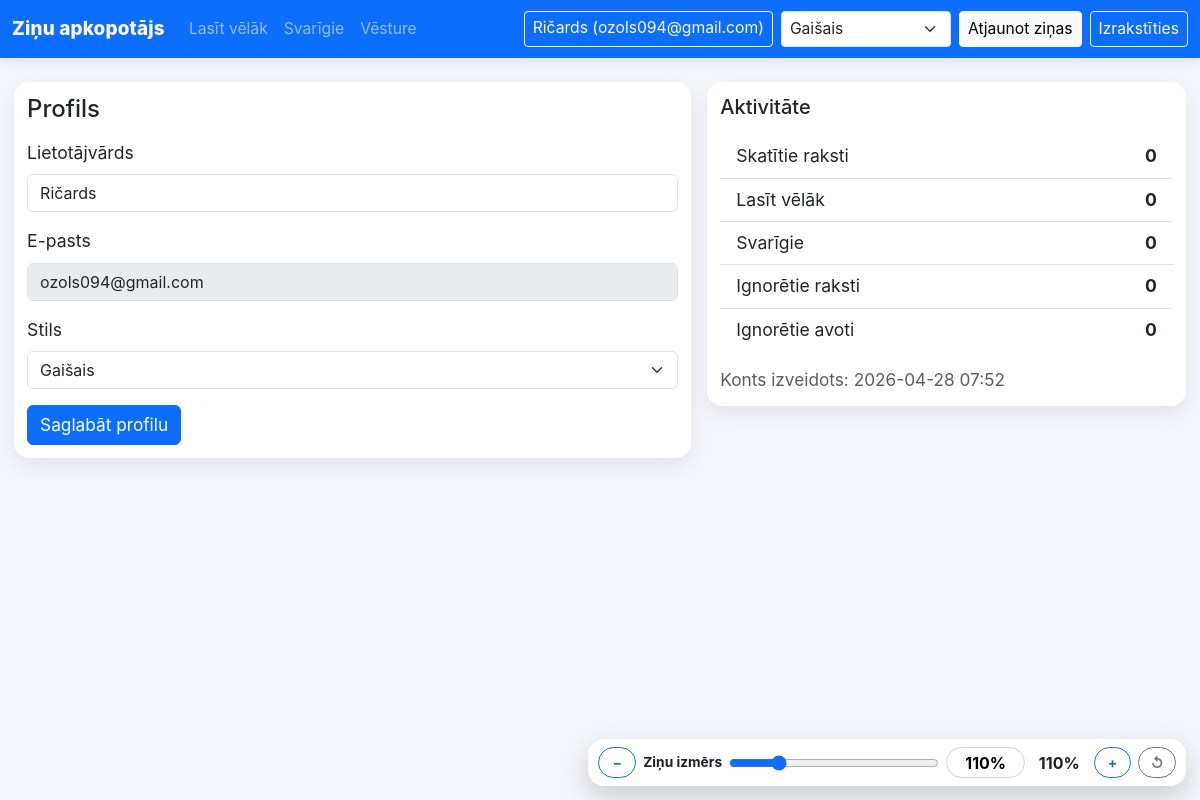
Screenshot of /profile (signed in) with the database file from the repository.
### tables this page shows
CREATE TABLE users (
                id INTEGER PRIMARY KEY AUTOINCREMENT,
                email TEXT UNIQUE NOT NULL,
                display_name TEXT NOT NULL UNIQUE COLLATE NOCASE,
                created_at TEXT NOT NULL,
                preferred_theme TEXT NOT NULL DEFAULT 'light'
            );

### app.py (the view, shortened to what this page needs)
@app.route("/profile", methods=["GET", "POST"])
@login_required
def profile() -> str:
    user_id = current_user_id()
    allowed_themes = {"light", "dark", "barbie", "rave", "vacation", "shakespeare"}
    profile_row = get_user_profile_data(user_id)
    stats = get_user_stats(user_id)
    return render_template("profile.html", profile=profile_row, stats=stats)

### app.py (called while the page is built)
def get_db() -> sqlite3.Connection:
    conn = sqlite3.connect(DB_PATH)
    conn.row_factory = sqlite3.Row
    return conn

def is_display_name_available(display_name: str, exclude_email: str | None = None) -> bool:
    cleaned = " ".join(display_name.strip().split())
    if not cleaned:
        return False
    with get_db() as conn:
        if exclude_email:
            row = conn.execute(
                "SELECT id FROM users WHERE LOWER(display_name) = LOWER(?) AND email != ?",
                (cleaned, exclude_email.strip().lower()),
            ).fetchone()
        else:
            row = conn.execute("SELECT id FROM users WHERE LOWER(display_name) = LOWER(?)", (cleaned,)).fetchone()
    return row is None

def get_or_create_user(email: str, display_name: str) -> int:
    email = email.strip().lower()
    display_name = " ".join(display_name.strip().split())
    with get_db() as conn:
        existing = conn.execute("SELECT id, preferred_theme FROM users WHERE email = ?", (email,)).fetchone()
        if existing:
            if is_display_name_available(display_name, exclude_email=email):
                conn.execute("UPDATE users SET display_name = ? WHERE id = ?", (display_name, existing["id"]))
            return int(existing["id"])
        cursor = conn.execute(
            "INSERT INTO users (email, display_name, created_at, preferred_theme) VALUES (?, ?, ?, ?)",
            (email, display_name, datetime.now(timezone.utc).isoformat(), "light"),
        )
        return int(cursor.lastrowid)

def current_user_id() -> int:
    email = session.get("user_email")
    display_name = session.get("display_name")
    if not email or not display_name:
        raise PermissionError("Lietotājs nav ielogojies")
    return get_or_create_user(email, display_name)

def login_required(view):
    @wraps(view)
    def wrapped(*args, **kwargs):
        if "user_email" not in session:
            flash("Lūdzu, pieslēdzies, lai turpinātu.", "warning")
            return redirect(url_for("login"))
        return view(*args, **kwargs)
    return wrapped

def csrf_token() -> str:
    token = session.get("csrf_token")
    if not token:
        token = secrets.token_urlsafe(32)
        session["csrf_token"] = token
    return token

### templates/profile.html (shortened to what this page needs)
{% extends "base.html" %}
{% block content %}
<div class="row g-3">
    <div class="col-lg-7">
        <div class="card article-card">
            <div class="card-body">
                <h4 class="mb-3">Profils</h4>
                <form method="post" class="row g-3">
                    <div class="col-12">
                        <label class="form-label">Lietotājvārds</label>
                        <input type="text" name="display_name" class="form-control" value="{{ profile.display_name }}" required>
                    </div>
                    <div class="col-12">
                        <label class="form-label">E-pasts</label>
                        <input type="email" class="form-control" value="{{ profile.email }}" disabled>
                    </div>
                    <div class="col-12">
                        <label class="form-label">Stils</label>
                        <select name="preferred_theme" class="form-select profile-theme-select">
                            <option value="light" {% if profile.preferred_theme == 'light' %}selected{% endif %}>Gaišais</option>
                        </select>
                    </div>
                    <div class="col-12">
                        <button class="btn btn-primary" type="submit">Saglabāt profilu</button>
                    </div>
                </form>
            </div>
        </div>
    </div>
    <div class="col-lg-5">
        <div class="card article-card">
            <div class="card-body">
                <h5 class="mb-3">Aktivitāte</h5>
                <ul class="list-group list-group-flush">
                    <li class="list-group-item d-flex justify-content-between"><span>Skatītie raksti</span><strong>{{ stats.viewed_articles }}</strong></li>
                    <li class="list-group-item d-flex justify-content-between"><span>Lasīt vēlāk</span><strong>{{ stats.saved_later }}</strong></li>
                    <li class="list-group-item d-flex justify-content-between"><span>Svarīgie</span><strong>{{ stats.saved_important }}</strong></li>
                    <li class="list-group-item d-flex justify-content-between"><span>Ignorētie raksti</span><strong>{{ stats.ignored_articles }}</strong></li>
                    <li class="list-group-item d-flex justify-content-between"><span>Ignorētie avoti</span><strong>{{ stats.ignored_sources }}</strong></li>
                </ul>
                <div class="mt-3 small text-muted">Konts izveidots: {{ profile.created_at[:16].replace('T', ' ') }}</div>
            </div>
        </div>
    </div>
</div>
{% endblock %}

### templates/base.html (shortened to what this page needs)
<!DOCTYPE html>
<html lang="lv">
<head>
    <link href="https://cdn.jsdelivr.net/npm/bootstrap@5.3.2/dist/css/bootstrap.min.css" rel="stylesheet">
    <link rel="stylesheet" href="{{ url_for('static', filename='css/styles.css') }}">
</head>
<body class="theme-{{ preferred_theme|default('light') }}" data-preferred-theme="{{ preferred_theme|default('light') }}">
<nav class="navbar navbar-expand-lg navbar-dark bg-primary">
    <div class="container-fluid">
        <a class="navbar-brand" href="{{ url_for('index') }}">Ziņu apkopotājs</a>
        <div class="collapse navbar-collapse" id="nav">
            {% if logged_in %}
                <ul class="navbar-nav me-auto">
                    <li class="nav-item"><a class="nav-link" href="{{ url_for('saved') }}">Lasīt vēlāk</a></li>
                    <li class="nav-item"><a class="nav-link" href="{{ url_for('important') }}">Svarīgie</a></li>
                    <li class="nav-item"><a class="nav-link" href="{{ url_for('history') }}">Vēsture</a></li>
                </ul>
                <div class="d-flex align-items-center gap-2">
                    <a class="btn btn-outline-light btn-sm" href="{{ url_for('profile') }}">{{ display_name }} ({{ user_email }})</a>
                    <select class="form-select form-select-sm global-theme-select" style="width: 170px;">
                        <option value="light" {% if preferred_theme == 'light' %}selected{% endif %}>Gaišais</option>
                    </select>
                    <form method="post" action="{{ url_for('refresh') }}">
                        <button class="btn btn-light btn-sm" type="submit">Atjaunot ziņas</button>
                    </form>
                    <form method="post" action="{{ url_for('logout') }}">
                        <button class="btn btn-outline-light btn-sm" type="submit">Izrakstīties</button>
                    </form>
                </div>
            {% else %}
                <ul class="navbar-nav ms-auto">
                    <li class="nav-item"><a class="nav-link" href="{{ url_for('login') }}">Ielogoties</a></li>
                    <li class="nav-item"><a class="nav-link" href="{{ url_for('register') }}">Reģistrēties</a></li>
                </ul>
            {% endif %}
        </div>
    </div>
</nav>
<main class="container py-4">
    {% block content %}{% endblock %}
</main>
<div class="news-zoom-controls" aria-label="Ziņu izmēra tālummaiņa">
    <button class="btn btn-sm btn-outline-primary" type="button" data-news-zoom="out" title="Samazināt ziņas">−</button>
    <label class="news-zoom-range-label" for="newsZoomRange">Ziņu izmērs</label>
    <input id="newsZoomRange"
           class="news-zoom-range"
           type="range"
           min="80"
           max="220"
           step="5"
           value="110"
           data-news-zoom-slider
           aria-label="Regulēt ziņu izmēru procentos">
    <input class="news-zoom-number" type="text" inputmode="numeric" value="110%" data-news-zoom-input aria-label="Ievadīt ziņu izmēru procentos, piemēram 125%">
    <span class="news-zoom-label" data-news-zoom-label>110%</span>
    <button class="btn btn-sm btn-outline-primary" type="button" data-news-zoom="in" title="Palielināt ziņas">+</button>
    <button class="btn btn-sm btn-outline-secondary" type="button" data-news-zoom="reset" title="Atiestatīt izmēru">↺</button>
</div>
</body>
</html>

### static/css/styles.css (style rules this page uses)
body { font-family: "Inter", "Segoe UI", sans-serif; background: #f4f6fb; color: #1e1e2f; min-height: 100vh; transition: background 0.25s linear, color 0.25s linear; }
.article-card { border: none; box-shadow: 0 8px 20px rgba(0, 0, 0, 0.08); border-radius: 12px; }
:root { --news-zoom: 1.15; }
main.container { max-width: min(1900px, 98vw); }
.article-card { border-radius: calc(16px * var(--news-zoom)); margin-bottom: calc(0.35rem * var(--news-zoom)); }
.article-card .card-body { padding: calc(1.2rem * var(--news-zoom)); }
.article-card .card-text, .article-card .badge, .article-card .btn { font-size: calc(1rem * var(--news-zoom)); }
.news-zoom-controls { position: fixed; right: 1rem; bottom: 1rem; z-index: 1080; display: flex; align-items: center; gap: 0.5rem; padding: 0.55rem 0.7rem; border-radius: 999px; background: rgba(255, 255, 255, 0.95); box-shadow: 0 10px 28px rgba(0, 0, 0, 0.18); }
.news-zoom-controls .btn { min-width: 2.35rem; border-radius: 999px; font-weight: 700; }
.news-zoom-label { min-width: 3.4rem; text-align: center; font-weight: 700; }
.news-zoom-range-label { font-size: 0.86rem; font-weight: 700; white-space: nowrap; }
.news-zoom-range { width: min(220px, 26vw); accent-color: #0d6efd; }
:root { --news-card-font: calc(1rem * var(--news-zoom)); --news-card-padding: calc(1.05rem * var(--news-zoom)); --news-image-height: clamp(210px, calc(245px * var(--news-zoom)), 620px); }
.article-card { overflow: hidden; }
.article-card .card-body { font-size: var(--news-card-font); }
:root { --news-zoom: 1.15; --news-gap: calc(1rem * var(--news-zoom)); --news-page-margin: calc(0.85rem * var(--news-zoom)); }
.article-card { margin-bottom: var(--news-page-margin); border-radius: calc(18px * var(--news-zoom)); }
.article-card .card-body { padding: calc(1.25rem * var(--news-zoom)); }
.article-card .card-text, .article-card .badge, .article-card .btn, .article-card .text-muted { font-size: clamp(0.92rem, calc(0.98rem * var(--news-zoom)), 1.55rem); }
.news-zoom-controls { gap: calc(0.45rem * var(--news-zoom)); padding: calc(0.5rem * var(--news-zoom)) calc(0.65rem * var(--news-zoom)); }
.news-zoom-number { width: 4.6rem; border: 1px solid #ced4da; border-radius: 999px; padding: 0.18rem 0.45rem; text-align: center; font-weight: 700; }
:root { --news-zoom: 1.10; --news-space: 0.95; }
.navbar { min-height: 58px; padding-top: 0.55rem; padding-bottom: 0.55rem; box-shadow: 0 2px 10px rgba(0, 0, 0, 0.12); }
.navbar-brand { font-size: 1.18rem; font-weight: 800; letter-spacing: 0.01em; }
.navbar .nav-link, .navbar .btn, .navbar .form-select { font-size: 0.98rem; }
.navbar .btn, .navbar .form-select { min-height: 36px; }
main.container { max-width: none !important; width: 100% !important; padding-left: clamp(10px, 1.15vw, 22px) !important; padding-right: clamp(10px, 1.15vw, 22px) !important; }
.article-card { margin-bottom: calc(10px * var(--news-space)) !important; border-radius: calc(16px * var(--news-space)) !important; }
.article-card .card-body { padding: calc(14px * var(--news-space)) !important; }
.article-card .card-text, .article-card .badge, .article-card .btn, .article-card .text-muted { font-size: clamp(0.9rem, calc(0.98rem * var(--news-zoom)), 1.35rem) !important; }
.news-zoom-controls { right: 0.85rem !important; bottom: 0.85rem !important; gap: 0.45rem !important; padding: 0.5rem 0.65rem !important; border-radius: 1rem !important; }
.news-zoom-range { width: min(210px, 22vw) !important; }
.news-zoom-number { width: 4.9rem !important; }

### rows the page displays
users: display_name "Ričards", email "ozols094@gmail.com", preferred_theme "Gaišais", created_at "2026-04-28 07:52"

### other values shown
{{ stats.viewed_articles }} "0"
{{ stats.saved_later }} "0"
{{ stats.saved_important }} "0"
{{ stats.ignored_articles }} "0"
{{ stats.ignored_sources }} "0"
